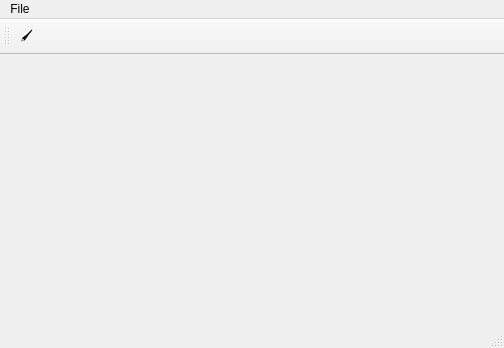
<?xml version="1.0" encoding="UTF-8"?>
<ui version="4.0">
 <class>MainWindow</class>
 <widget class="QMainWindow" name="MainWindow">
  <property name="geometry">
   <rect>
    <x>0</x>
    <y>0</y>
    <width>504</width>
    <height>348</height>
   </rect>
  </property>
  <property name="windowTitle">
   <string>MainWindow</string>
  </property>
  <widget class="QWidget" name="centralWidget">
   <property name="sizePolicy">
    <sizepolicy hsizetype="Preferred" vsizetype="Preferred">
     <horstretch>1</horstretch>
     <verstretch>1</verstretch>
    </sizepolicy>
   </property>
   <property name="sizeIncrement">
    <size>
     <width>1</width>
     <height>1</height>
    </size>
   </property>
   <property name="toolTip">
    <string/>
   </property>
   <property name="statusTip">
    <string>centralWidget</string>
   </property>
   <property name="autoFillBackground">
    <bool>true</bool>
   </property>
  </widget>
  <widget class="QMenuBar" name="menuBar">
   <property name="geometry">
    <rect>
     <x>0</x>
     <y>0</y>
     <width>504</width>
     <height>22</height>
    </rect>
   </property>
   <widget class="QMenu" name="menuGame_of_Life">
    <property name="title">
     <string>File</string>
    </property>
    <addaction name="actionExit"/>
   </widget>
   <addaction name="menuGame_of_Life"/>
  </widget>
  <widget class="QToolBar" name="mainToolBar">
   <attribute name="toolBarArea">
    <enum>TopToolBarArea</enum>
   </attribute>
   <attribute name="toolBarBreak">
    <bool>false</bool>
   </attribute>
   <addaction name="actionTogglePaint"/>
  </widget>
  <widget class="QStatusBar" name="statusBar"/>
  <action name="actionExit">
   <property name="text">
    <string>Exit</string>
   </property>
  </action>
  <action name="actionTogglePaint">
   <property name="checkable">
    <bool>true</bool>
   </property>
   <property name="text">
    <string>🖌 </string>
   </property>
   <property name="toolTip">
    <string>Toggle cell painting</string>
   </property>
  </action>
 </widget>
 <layoutdefault spacing="6" margin="11"/>
 <resources/>
 <connections/>
</ui>
